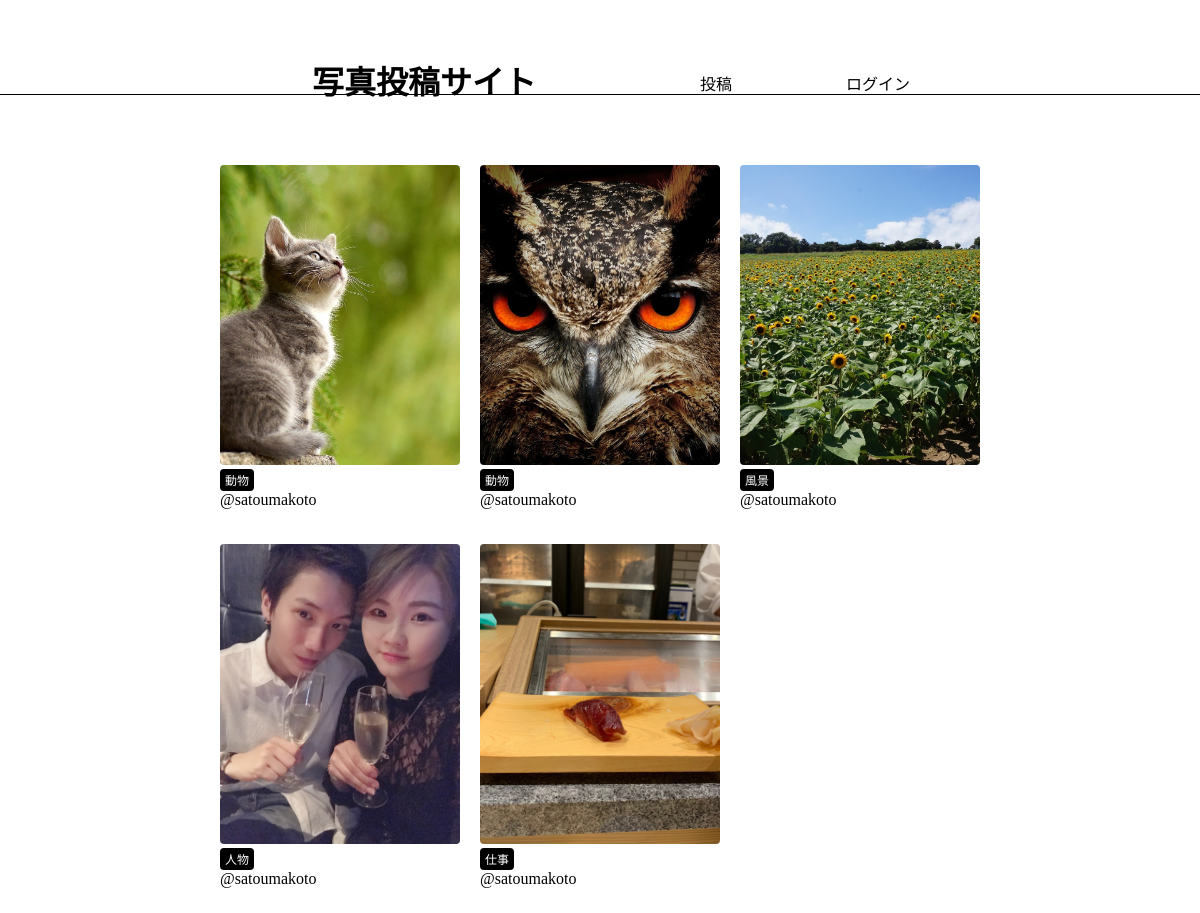
The page / on the database its author committed.
### app/models.py (models this page shows, shortened)
class Photo(models.Model):
    title = models.CharField(max_length=150)
    comment = models.TextField(blank=True)
    image = models.ImageField(upload_to='photos')
    category = models.ForeignKey(Category,on_delete=models.PROTECT)
    user = models.ForeignKey(User, on_delete=models.CASCADE)
    created_at = models.DateTimeField(auto_now=True)

class Category(models.Model):
    title = models.CharField(max_length=20)
    def __str__(self):
       return self.title

### app/views.py (the view)
# urls.py: path('', views.index, name='index'),
def index(request):
    photos = Photo.objects.all().order_by('-created_at')
    return render(request, 'app/index.html', {'photos': photos})

### app/templates/app/index.html (shortened to what this page needs)
{% extends 'app/base.html' %}
{% block content %}
{% include 'app/photos_list.html' %}
{% endblock %}

### app/templates/app/photos_list.html
<div class="photo-container">
{% for photo in photos %}
    <div class="photo">
       <a href="{% url 'app:photos_detail' photo.id %}">
           <img src="{{ photo.image.url }}" class="photo-img">
       </a>
       <div class="photo-info">
           <a href="{% url 'app:photos_category' category=photo.category %}"
           class="category">{{ photo.category }}</a>
           <a href="{% url 'app:users_detail' photo.user.id %}">@{{ photo.user }}</a>
       </div>
    </div>
{% endfor %}
</div>

### static/css/style.css (style rules this page uses)
html, body { margin: 0; }
div { box-sizing: border-box; }
a { text-decoration: none; color: #000; }
.photo { width: calc(100%/3); float: left; padding: 10px; margin-bottom: 15px; }
.photo a { display: block; }
.photo-info .category { display: inline-block; padding: 2px 5px; border-radius: 4px; font-size: 12px; color: #fff; background-color: #000; }
.photo-img { width: 100%; max-width: 500px; height: 300px; object-fit: cover; border-radius: 4px; }

### rows shown on the page
Photo: image (picture), category "動物", user "satoumakoto"
Photo: image (picture), category "動物", user "satoumakoto"
Photo: image (picture), category "風景", user "satoumakoto"
Photo: image (picture), category "人物", user "satoumakoto"
Photo: image (picture), category "仕事", user "satoumakoto"
